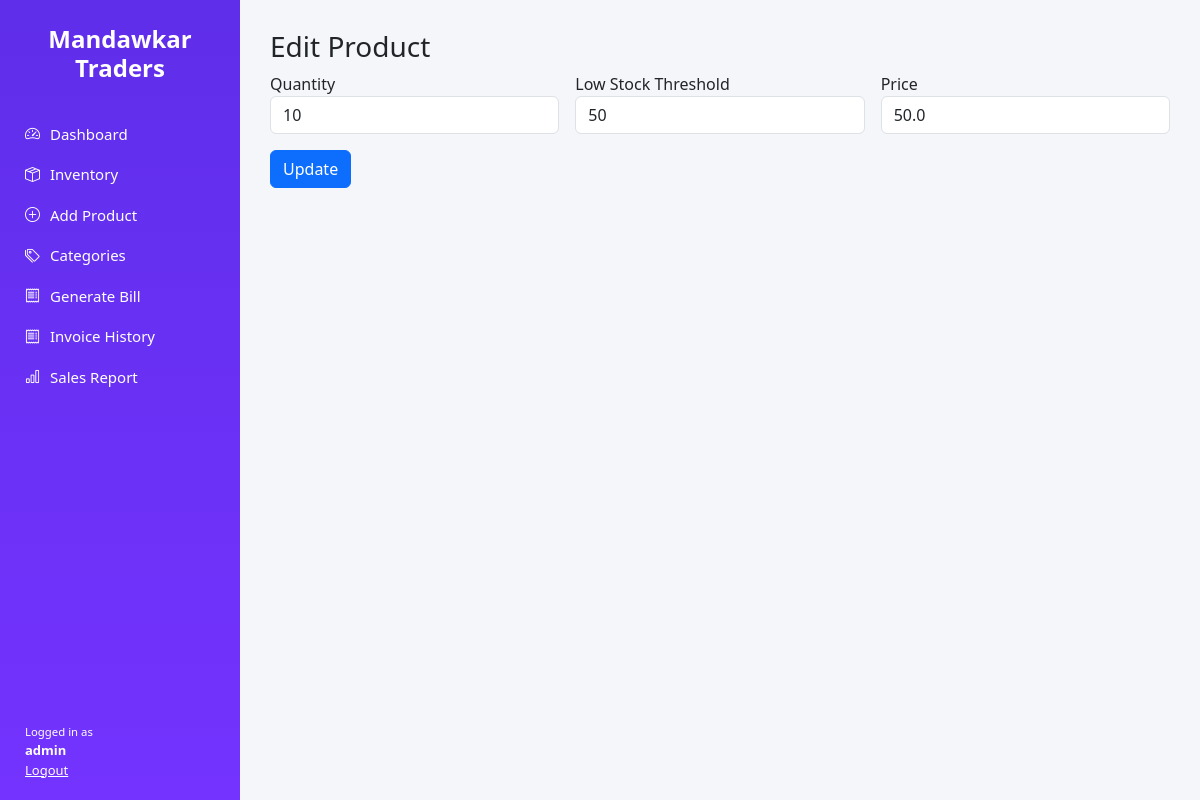
Before: /edit/1 (signed in) with the older database file.
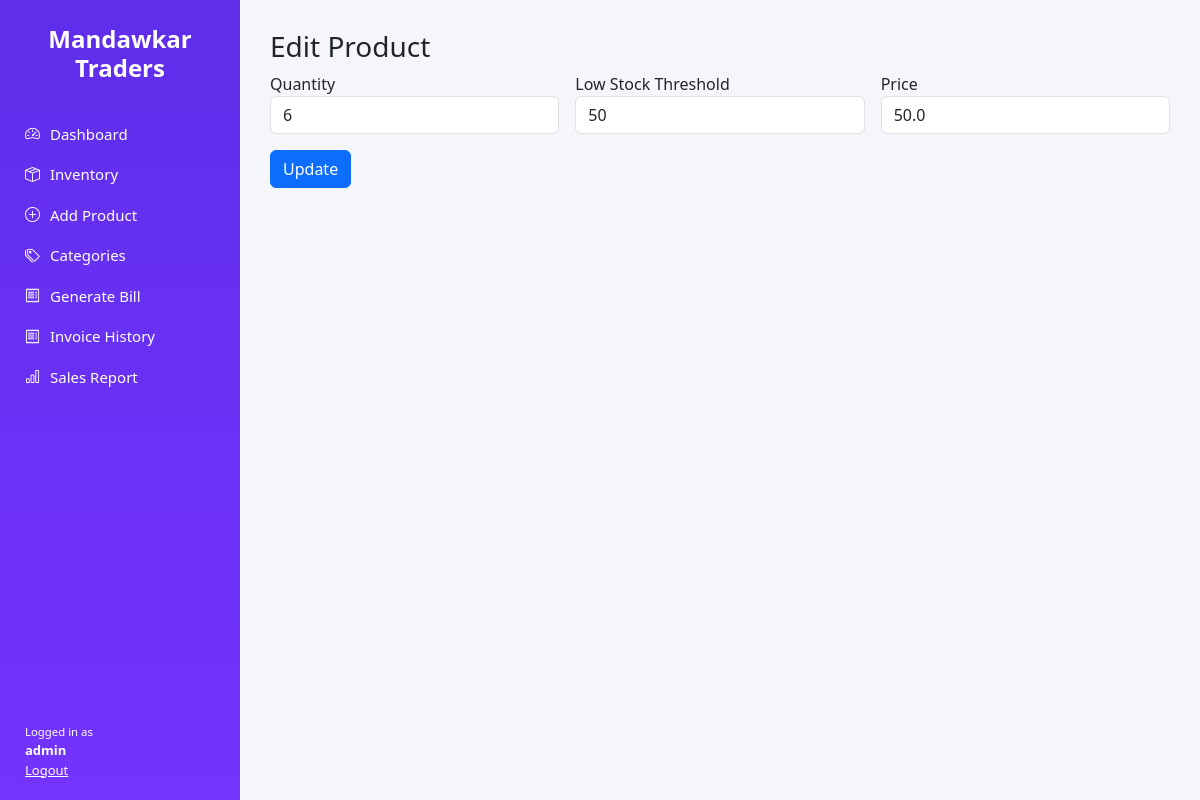
After: the same page with the newer database file.
### tables this page shows
CREATE TABLE products (
            id INTEGER PRIMARY KEY AUTOINCREMENT,
            category TEXT NOT NULL,
            size TEXT,
            type TEXT,
            variant TEXT,
            pattern TEXT,
            quantity INTEGER NOT NULL,
            threshold INTEGER NOT NULL DEFAULT 10,
            price REAL NOT NULL,
            last_updated TEXT NOT NULL
        );

### app.py (the view, shortened to what this page needs)
@app.route("/edit/<int:product_id>", methods=["GET", "POST"])
@login_required()
def edit_product(product_id):
    conn = get_connection()
    cursor = conn.cursor()
    cursor.execute("SELECT * FROM products WHERE id = ?", (product_id,))
    product = cursor.fetchone()
    conn.close()
    return render_template("edit_product.html", product=product)

### app.py (called while the page is built)
def login_required(role=None):
    def decorator(func):
        @wraps(func)
        def wrapper(*args, **kwargs):
            if "user" not in session:
                return redirect(url_for("login"))
            if role and session.get("role") != role:
                return "Access Denied", 403
            return func(*args, **kwargs)
        return wrapper
    return decorator

### utils/db.py (called while the page is built)
def get_connection():
    return sqlite3.connect(DB_NAME)

### templates/edit_product.html
{% extends "base.html" %}
{% block content %}
<h3>Edit Product</h3>
<form method="POST">
  <div class="row g-3">
    <div class="col-md-4">
      <label>Quantity</label>
      <input name="quantity" type="number" value="{{ product[6] }}" class="form-control" required>
    </div>
    <div class="col-md-4">
      <label>Low Stock Threshold</label>
      <input name="threshold" type="number" value="{{ product[7] }}" class="form-control" required>
    </div>
    <div class="col-md-4">
      <label>Price</label>
      <input name="price" type="number" step="0.01" value="{{ product[8] }}" class="form-control" required>
    </div>
  </div>
  <button class="btn btn-primary mt-3">Update</button>
</form>
{% endblock %}

Changed rows visible on the page:
changed products: quantity "10" → "6"
